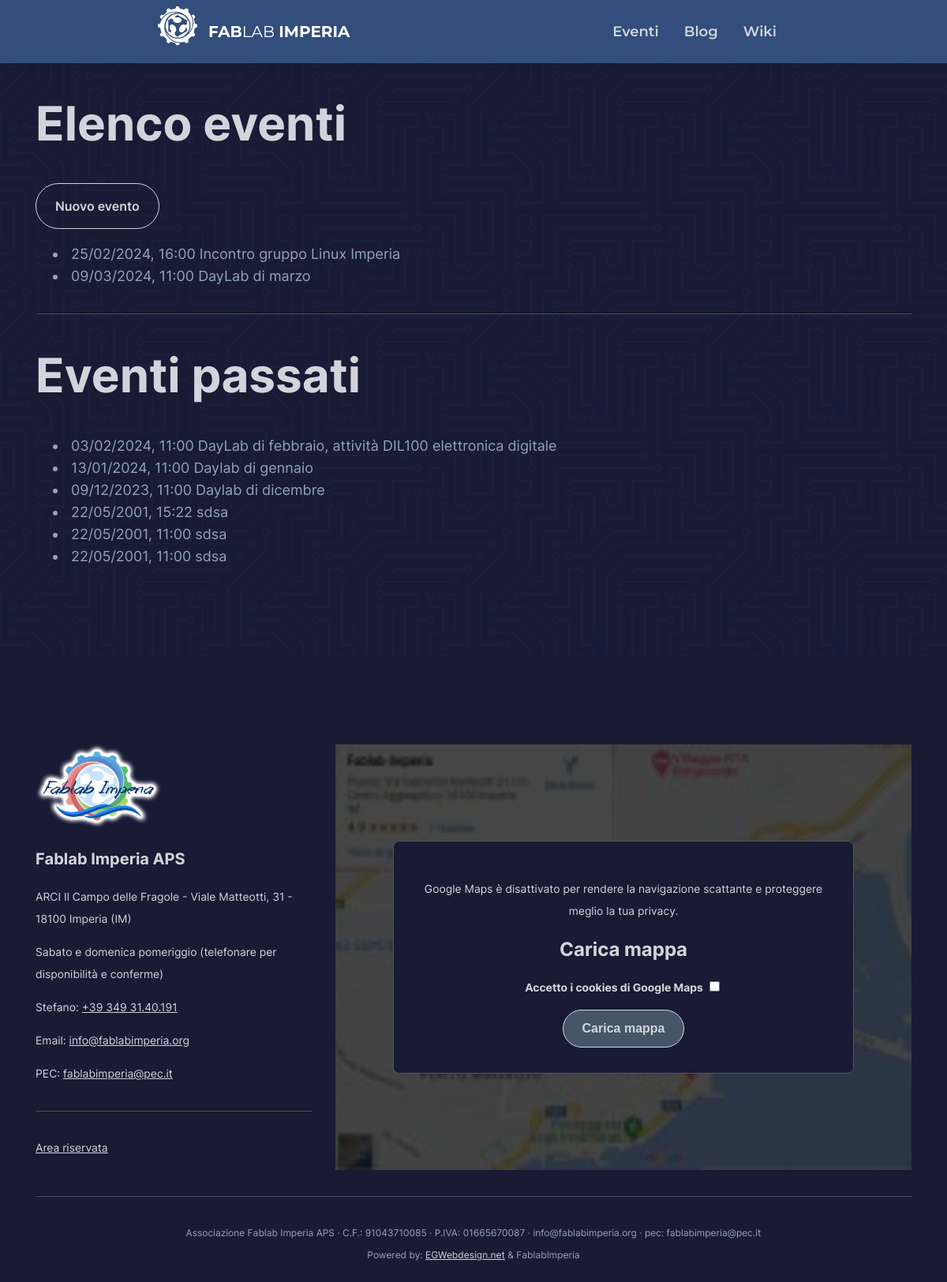
The app's page /admin/eventi.php, older data.
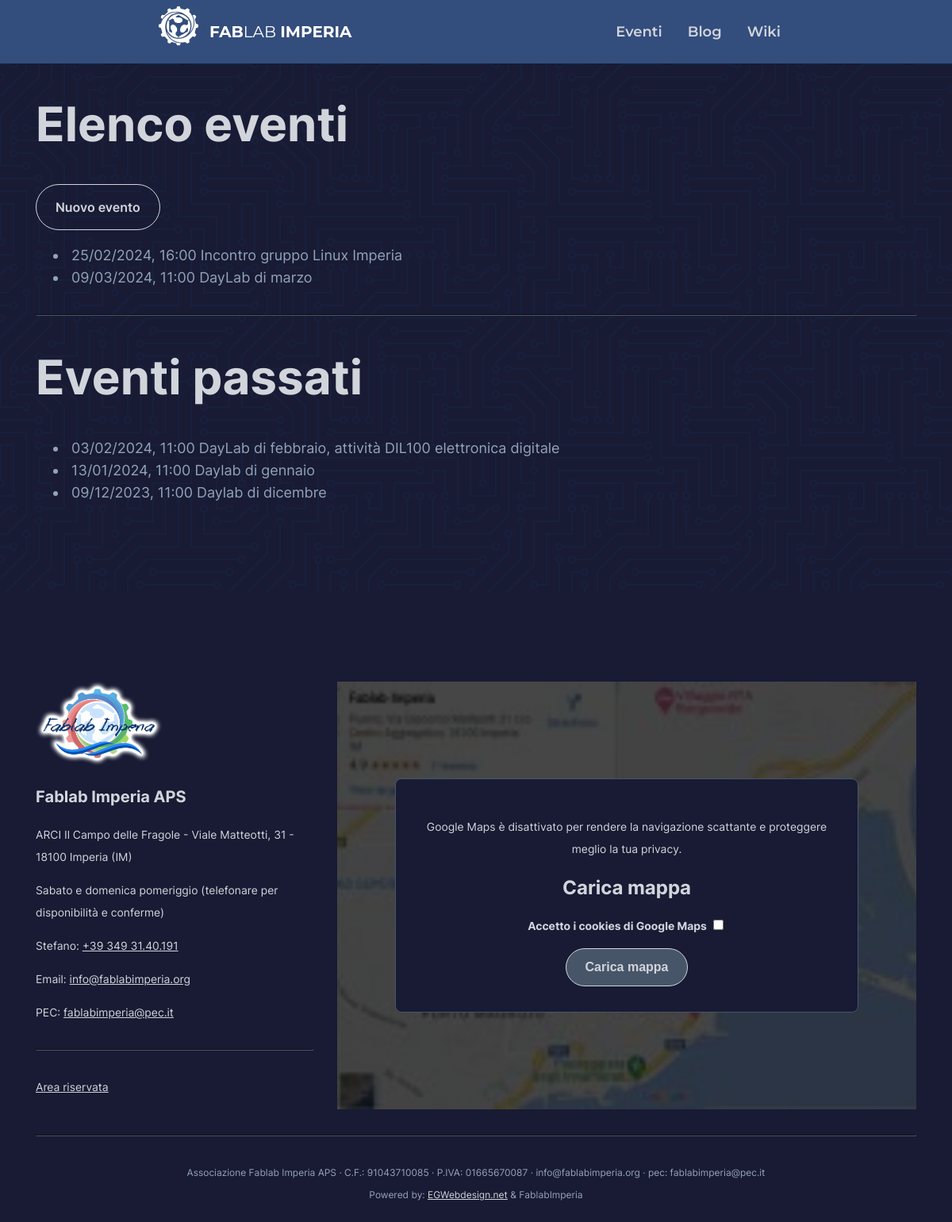
The same page, newer data.
### tables this page shows
CREATE TABLE "EVENTS" (
	"id"	INTEGER,
	"title"	TEXT NOT NULL,
	"description"	TEXT NOT NULL,
	"event_timestamp"	BIGINT NOT NULL,
	"repeats"	TEXT,
	"where_address"	TEXT NOT NULL,
	"where_map_url"	TEXT,
	"published"	INTEGER NOT NULL DEFAULT 0,
	"full_text"	TEXT NOT NULL,
	PRIMARY KEY("id" AUTOINCREMENT)
);

### private/database.php (called while the page is built, shortened)
<?php
require_once "event_management.php";
class Database
{
    private $db_handle;
    function __construct()
    {
        $this->db_handle = new \SQLite3(__DIR__  . '/data.sqlite3');
        $this->db_handle->exec('PRAGMA journal_mode = wal;');
    }
    function event_fetch_future(): array
    {
        $now = new \DateTime();
        $now->setTime(0,0);
        $st = $this->db_handle->prepare("SELECT * FROM EVENTS WHERE event_timestamp >= ? ORDER BY event_timestamp;");
        $st->bindValue(1, $now->getTimestamp(), SQLITE3_INTEGER);
        $res = $st->execute();
        $resulting_array = [];
        while($result = $res->fetchArray(SQLITE3_ASSOC))
        {
            $ev = new Event($result);
            array_push(
                $resulting_array,
                $ev
            );
        }
        return $resulting_array;
    }
    function event_fetch_past(): array
    {
        $now = new \DateTime();
        $now->setTime(0,0);
        $st = $this->db_handle->prepare("SELECT * FROM EVENTS WHERE event_timestamp < ? ORDER BY event_timestamp DESC;");
        $st->bindValue(1, $now->getTimestamp(), SQLITE3_INTEGER);
        $res = $st->execute();
        $resulting_array = [];
        while($result = $res->fetchArray(SQLITE3_ASSOC))
        {
            $ev = new Event($result);
            array_push(
                $resulting_array,
                $ev
            );
        }
        return $resulting_array;
    }
}
?>

### private/event_management.php (called while the page is built, shortened)
<?php
class Event
{
    function __construct($db_row)
    {
        $this->title = $db_row["title"];
        $this->event_timestamp = intval($db_row["event_timestamp"]);
        $this->repeats = $db_row["repeats"];
        $this->where_map_url = $db_row["where_map_url"];
    }
}
?>

### admin/eventi.php (the view, shortened to what this page needs)
<?php
require "../private/header.php";
require "../private/database.php";
?>
<main>
<div class="container">
<h1>Elenco eventi</h1>
<p>
    <a class="btn" href="/admin/evento_new.php"> <i class="fa fa-plus"></i> Nuovo evento</a>
</p>
<?php
$db = new Database();
$events = $db->event_fetch_future();
echo "<ul>";
foreach ($events as $value)
{
    echo "<li>";
    echo date("d/m/Y, H:i", $value->event_timestamp);
    echo $value->title;
    echo "</li>";
}
echo "</ul>"
?>
<hr>
<h1>Eventi passati</h1>
<?php
$events = $db->event_fetch_past();
echo "<ul>";
foreach ($events as $value)
{
    echo "<li>";
    echo date("d/m/Y, H:i", $value->event_timestamp);
    echo $value->title;
    echo "</li>";
}
echo "</ul>"
?>
</div>
</main>
<?php
require "../private/footer.php";
?>

Row changes from the older to the newer data that the page shows:
removed events: event_timestamp "22/05/2001, 15:22", title "sdsa", shown under "Eventi passati"
removed events: event_timestamp "22/05/2001, 11:00", title "sdsa", shown under "Eventi passati"
removed events: event_timestamp "22/05/2001, 11:00", title "sdsa", shown under "Eventi passati"
